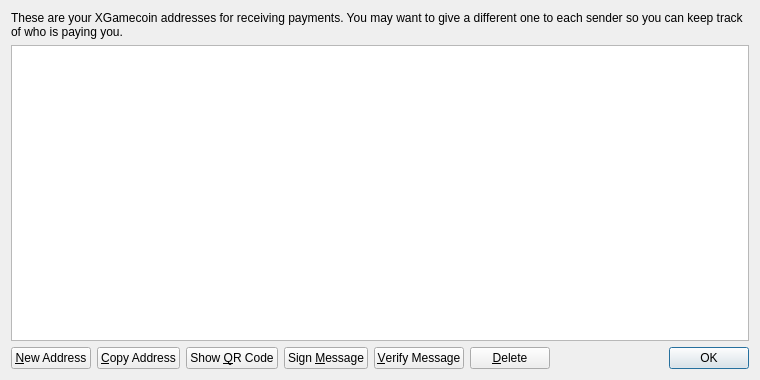
<?xml version="1.0" encoding="UTF-8"?>
<ui version="4.0">
 <class>AddressBookPage</class>
 <widget class="QWidget" name="AddressBookPage">
  <property name="geometry">
   <rect>
    <x>0</x>
    <y>0</y>
    <width>760</width>
    <height>380</height>
   </rect>
  </property>
  <property name="windowTitle">
   <string>Address Book</string>
  </property>
  <layout class="QVBoxLayout" name="verticalLayout">
   <item>
    <widget class="QLabel" name="labelExplanation">
     <property name="text">
      <string>These are your XGamecoin addresses for receiving payments. You may want to give a different one to each sender so you can keep track of who is paying you.</string>
     </property>
     <property name="textFormat">
      <enum>Qt::PlainText</enum>
     </property>
     <property name="wordWrap">
      <bool>true</bool>
     </property>
    </widget>
   </item>
   <item>
    <widget class="QTableView" name="tableView">
     <property name="contextMenuPolicy">
      <enum>Qt::CustomContextMenu</enum>
     </property>
     <property name="toolTip">
      <string>Double-click to edit address or label</string>
     </property>
     <property name="tabKeyNavigation">
      <bool>false</bool>
     </property>
     <property name="alternatingRowColors">
      <bool>true</bool>
     </property>
     <property name="selectionMode">
      <enum>QAbstractItemView::SingleSelection</enum>
     </property>
     <property name="selectionBehavior">
      <enum>QAbstractItemView::SelectRows</enum>
     </property>
     <property name="sortingEnabled">
      <bool>true</bool>
     </property>
     <attribute name="verticalHeaderVisible">
      <bool>false</bool>
     </attribute>
    </widget>
   </item>
   <item>
    <layout class="QHBoxLayout" name="horizontalLayout">
     <item>
      <widget class="QPushButton" name="newAddressButton">
       <property name="toolTip">
        <string>Create a new address</string>
       </property>
       <property name="text">
        <string>&amp;New Address</string>
       </property>
       <property name="icon">
        <iconset resource="../bitcoin.qrc">
         <normaloff>:/icons/add</normaloff>:/icons/add</iconset>
       </property>
      </widget>
     </item>
     <item>
      <widget class="QPushButton" name="copyToClipboard">
       <property name="toolTip">
        <string>Copy the currently selected address to the system clipboard</string>
       </property>
       <property name="text">
        <string>&amp;Copy Address</string>
       </property>
       <property name="icon">
        <iconset resource="../bitcoin.qrc">
         <normaloff>:/icons/editcopy</normaloff>:/icons/editcopy</iconset>
       </property>
      </widget>
     </item>
     <item>
      <widget class="QPushButton" name="showQRCode">
       <property name="text">
        <string>Show &amp;QR Code</string>
       </property>
       <property name="icon">
        <iconset resource="../bitcoin.qrc">
         <normaloff>:/icons/qrcode</normaloff>:/icons/qrcode</iconset>
       </property>
      </widget>
     </item>
     <item>
      <widget class="QPushButton" name="signMessage">
       <property name="toolTip">
        <string>Sign a message to prove you own a XGamecoin address</string>
       </property>
       <property name="text">
        <string>Sign &amp;Message</string>
       </property>
       <property name="icon">
        <iconset resource="../bitcoin.qrc">
         <normaloff>:/icons/edit</normaloff>:/icons/edit</iconset>
       </property>
      </widget>
     </item>
     <item>
      <widget class="QPushButton" name="verifyMessage">
       <property name="toolTip">
        <string>Verify a message to ensure it was signed with a specified XGamecoin address</string>
       </property>
       <property name="text">
        <string>&amp;Verify Message</string>
       </property>
       <property name="icon">
        <iconset resource="../bitcoin.qrc">
         <normaloff>:/icons/transaction_0</normaloff>:/icons/transaction_0</iconset>
       </property>
      </widget>
     </item>
     <item>
      <widget class="QPushButton" name="deleteButton">
       <property name="toolTip">
        <string>Delete the currently selected address from the list</string>
       </property>
       <property name="text">
        <string>&amp;Delete</string>
       </property>
       <property name="icon">
        <iconset resource="../bitcoin.qrc">
         <normaloff>:/icons/remove</normaloff>:/icons/remove</iconset>
       </property>
      </widget>
     </item>
     <item>
      <spacer name="horizontalSpacer">
       <property name="orientation">
        <enum>Qt::Horizontal</enum>
       </property>
       <property name="sizeHint" stdset="0">
        <size>
         <width>40</width>
         <height>20</height>
        </size>
       </property>
      </spacer>
     </item>
     <item>
      <widget class="QDialogButtonBox" name="buttonBox">
       <property name="sizePolicy">
        <sizepolicy hsizetype="Maximum" vsizetype="Fixed">
         <horstretch>0</horstretch>
         <verstretch>0</verstretch>
        </sizepolicy>
       </property>
       <property name="standardButtons">
        <set>QDialogButtonBox::Ok</set>
       </property>
      </widget>
     </item>
    </layout>
   </item>
  </layout>
 </widget>
 <resources>
  <include location="../bitcoin.qrc"/>
 </resources>
 <connections/>
</ui>
